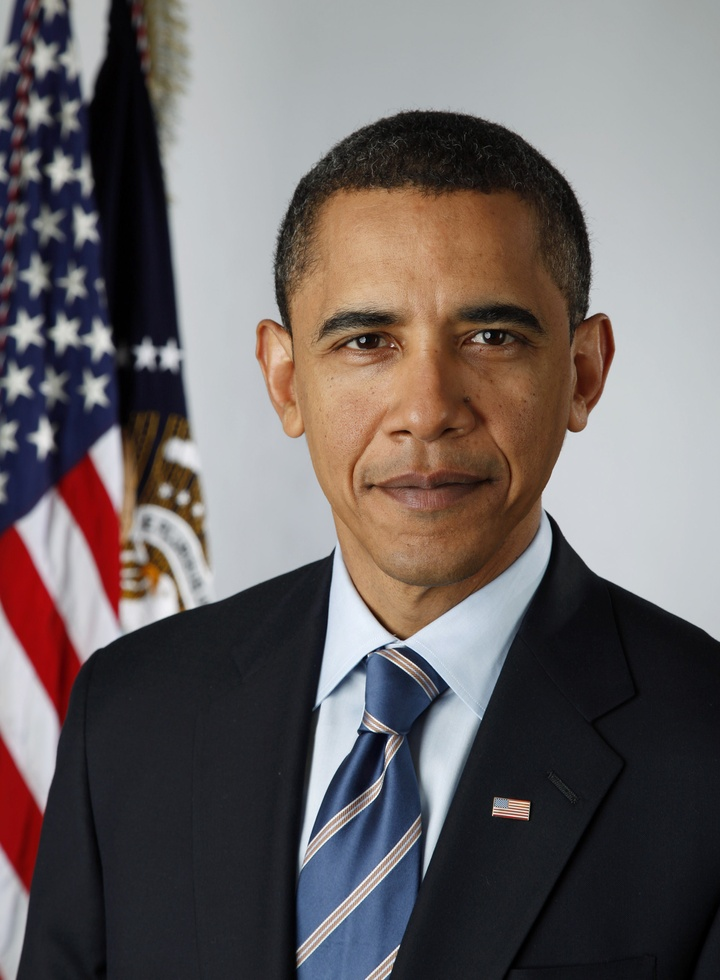
#> input picture Pixelation/Obama.jpg, 720 x 980 px, shrunk from 1916 x 2608 before the run
$ python pixel.py
#> lines starting #> are read from the running program, lines starting #| are printed output that depends on the picture
"""
Pixelates a given image.

Authors: Anil Patel, Onur Talu
"""
import math
import matplotlib.pyplot as plt
import numpy as np
import PIL.Image as Image
# import legolist


def load_img(filename):
    """
    load an image from a file and return it as an array of rgb values.
    """
#> called with filename = 'Obama.jpg'
    img = Image.open(filename, 'r')
#> img is the input picture: PIL image 720x980 RGB; mean R, G, B 108, 100.6, 100.5
    data = np.array(img)
    return data


def get_square(array, row, col, size):
    """
    gets all of the pixels of a supersquare in the array for a given row,
    column, and size for each superpixel.
    """

    # figure out where in the full image array the pixels are
    firstcol = col*size
    firstrow = row*size
    lastcol = firstcol+size
    lastrow = firstrow+size

    # return only those pixels we've determined to be in the desired superpixel
    pixels = array[firstcol:lastcol, firstrow:lastrow, :]
    return pixels


def grayscale_val():
    """
    Grayscales the colors of the lego bricks and returns two list of lists, the
    RGB values of the LEGO bricks and their grayscaled conterparts.
    """
    all_values = []
    for i in range(256):
        each = [i, i, i]
        all_values.append(each)

    legolist = all_values
    """
    legolist = [[251, 229, 8], [74, 184, 72], [236, 29, 35], [69, 140, 204],
                [255, 255, 255], [0, 0, 0], [206, 119, 42], [128, 128, 128],
                [247, 145, 47]]
                """

    colorsgray = []
    for color in legolist:
        r = color[0]
        g = color[1]
        b = color[2]
        gray = int(0.2989*r + 0.5870*g + 0.1140*b)
        colorsgray.append(gray)
    return legolist, colorsgray


def average_square(pixels):
    """
    Take in a list of pixels and return the average rgb values of the list
    """

    # unpack all values of each color from all pixels
    red = pixels[:, :, 0]
    green = pixels[:, :, 1]
    blue = pixels[:, :, 2]

    # calculate number of pixels being input
    num_pix = red.shape[0]**2

    # sum color values and divide to get the average value
    r = 255 - int(np.sum(red)/num_pix)
    g = 255 - int(np.sum(green)/num_pix)
    b = 255 - int(np.sum(blue)/num_pix)

    gray = int(0.2989*r + 0.5870*g + 0.1140*b)
    subtract = []
    legolist, colorsgray = grayscale_val()
    for color in colorsgray:
        subtracted = math.fabs(color - gray)
        subtract.append(subtracted)
    index = subtract.index(min(subtract))
    lego = legolist[index]
    r = int(lego[0])
    b = int(lego[1])
    g = int(lego[2])

    return [r, g, b]


def get_pixel(super_pixel):
    """
    creates a superpixel matrix consisting of all the average rgb values
    """

    values = average_square(super_pixel)   # grab average rgb values
    pix = super_pixel.shape[0]             # determine pixel side length
    size = (pix, pix)                       # make a tuple of superpixel size

    # unpack rgb averages
    red_val = values[0]
    green_val = values[1]
    blue_val = values[2]

    # create matrices of superpixel size with all average values
    red_matrix = red_val * np.ones(size)
    green_matrix = green_val * np.ones(size)
    blue_matrix = blue_val * np.ones(size)

    # stack matrices on top of each other
    final = np.dstack((red_matrix, green_matrix, blue_matrix))
    return final


def pixelate_dat_ish(file_name, pixel_size):
    """
    combine all functions into a fully pixelated image
    """
#> called with file_name = 'Obama.jpg', pixel_size = 25

    array = load_img(file_name)     # create the image array
    size = array.shape              # determine size of the pic
#> size = (980, 720, 3)
    height = size[0] - size[0] % pixel_size  # height of the pic
#> height = 975
    width = size[1] - size[1] % pixel_size   # width of the pic
#> width = 700

    squaresize = pixel_size                    # side length of superpixel
    numcols = math.floor(width/squaresize)     # number of columns rounded down
#> numcols = 28
    numrows = math.floor(height/squaresize)   # number of rows rounded down
#> numrows = 39

    # create an empty array to add to
    pixelated = np.empty((height, width, 3))

    for col in range(0, numcols):
        for row in range(0, numrows):
            pixels = get_square(array, col, row, squaresize)
            super_pixel = get_pixel(pixels)

            firstcol = col*pixel_size
            lastcol = firstcol+pixel_size

            firstrow = row*pixel_size
            lastrow = firstrow+pixel_size
            pixelated[firstrow:lastrow, firstcol:lastcol, :] = super_pixel
#> this loop made 28 passes
#> pass 1, in get_square, `pixels = array[firstcol:lastcol, firstrow:lastrow, :]`:
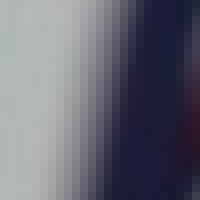
#> pixels: shape (25, 25, 3) (shown 8 times larger); mean R, G, B 102.8, 103.7, 115.5
#> pass 1, in average_square, `red = pixels[:, :, 0]`:
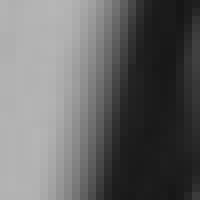
#> red: shape (25, 25) (shown 8 times larger); min 22, max 182, mean 102.8
#> pass 1, in average_square, `blue = pixels[:, :, 2]`:
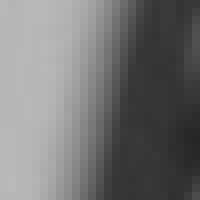
#> blue: shape (25, 25) (shown 8 times larger); min 39, max 185, mean 115.5
#> after the loop:
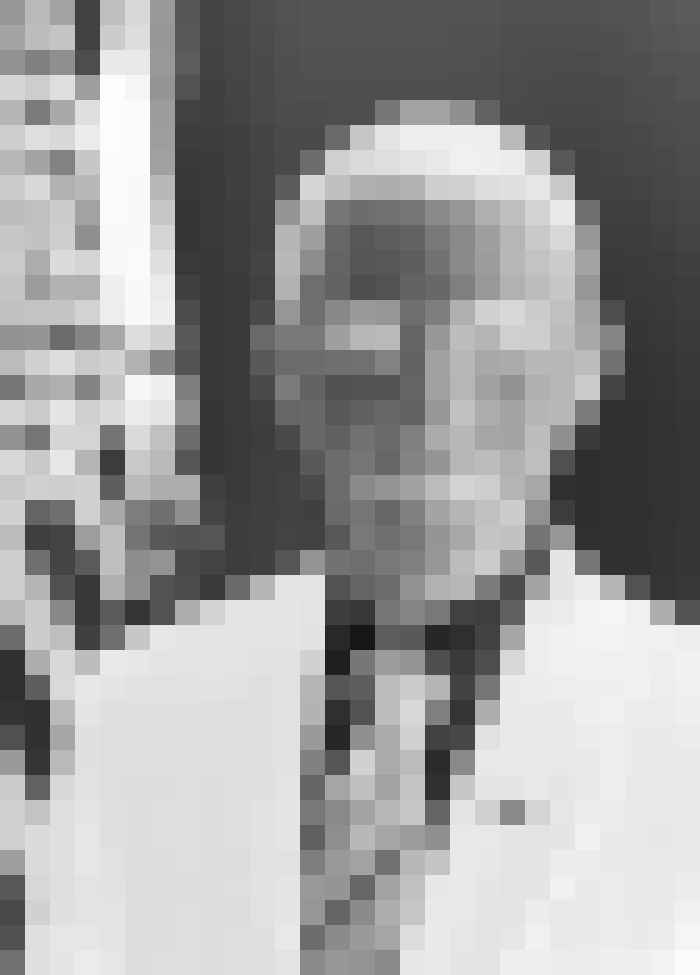
#> pixelated: shape (975, 700, 3) float64; min 22, max 252, mean 153.6
#> after the loop:
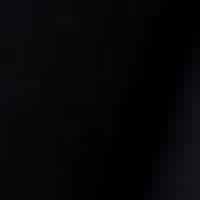
#> pixels: shape (25, 25, 3) (shown 8 times larger); mean R, G, B 5.7, 6, 7

    return pixelated


def custom_color(red_val, green_val, blue_val):
    red_matrix = red_val * np.ones((25, 25))
    green_matrix = green_val * np.ones((25, 25))
    blue_matrix = blue_val * np.ones((25, 25))
    final = np.dstack((red_matrix, green_matrix, blue_matrix))
    return final


if __name__ == "__main__":

    org_image = load_img('Obama.jpg')
    plt.imshow(org_image)
    plt.axis('off')
    plt.show()

    image_pix = pixelate_dat_ish('Obama.jpg', 25)
    plt.imshow(image_pix)
    plt.axis('off')
    plt.savefig("test.png", bbox_inches='tight')
    plt.show()

$ run again, with Pixelation/Alex.jpg copied over Pixelation/Obama.jpg
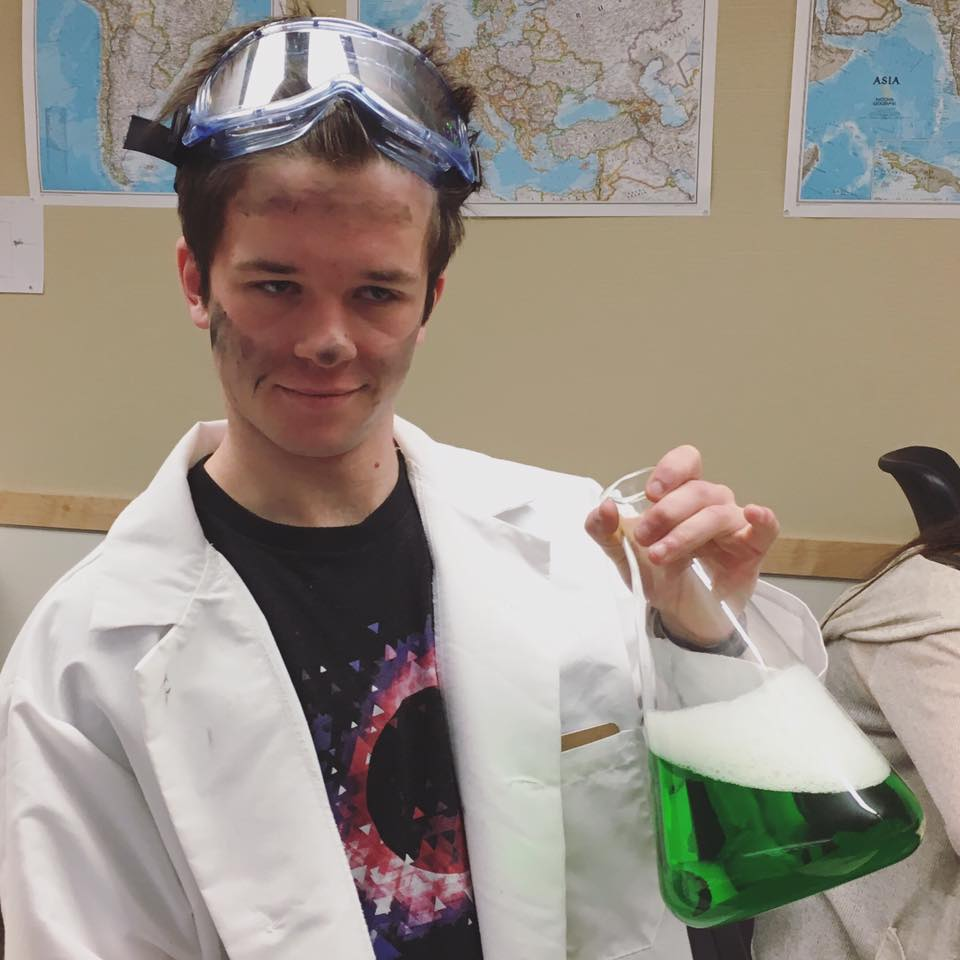
#> input picture Pixelation/Alex.jpg, 960 x 960 px
#> in load_img, img is the input picture: PIL image 960x960 RGB; mean R, G, B 153.6, 144.1, 134.2
#> the loop in pixelate_dat_ish, `for col in range(0, numcols):` made 38 passes
#> after the loop in pixelate_dat_ish, `for col in range(0, numcols):`:
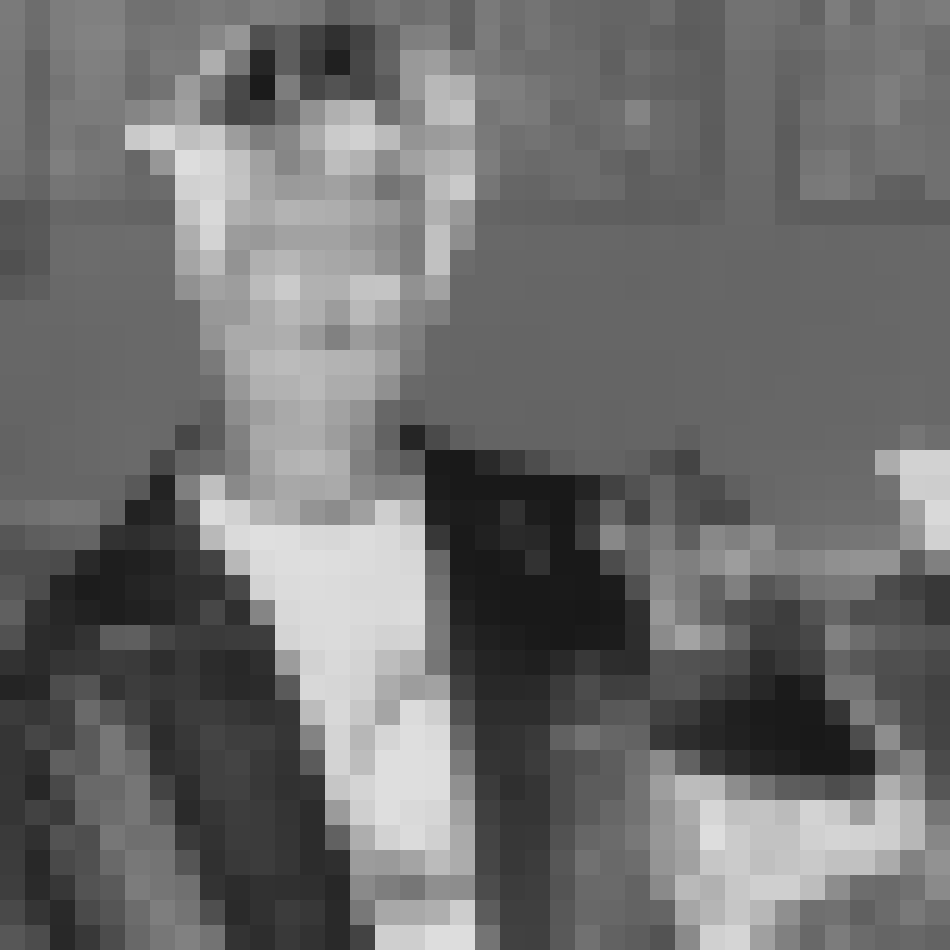
#> pixelated: shape (950, 950, 3) float64; min 24, max 223, mean 110.2
#> after the loop in pixelate_dat_ish, `for col in range(0, numcols):`:
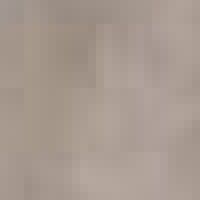
#> pixels: shape (25, 25, 3) (shown 8 times larger); mean R, G, B 168, 154, 144.3
